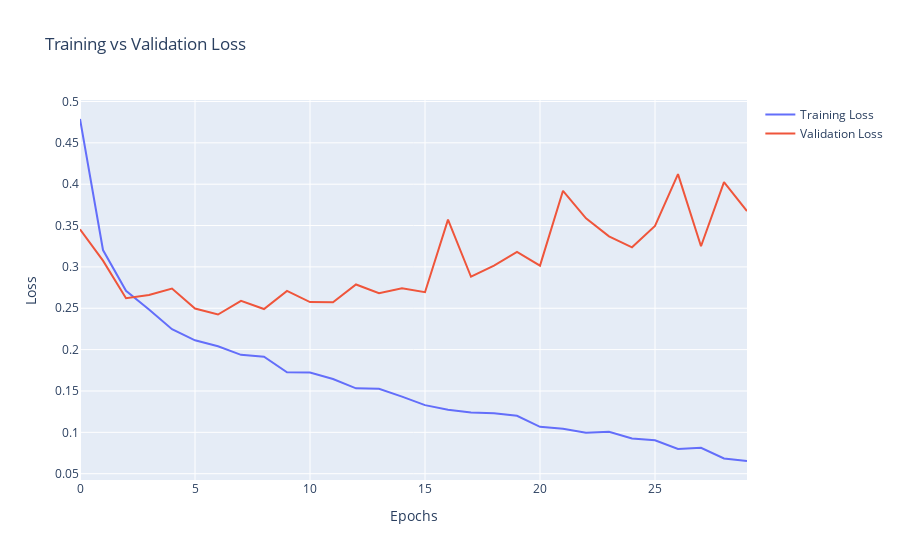

The cell this chart's notebook holds for it:
### Code cell
cnn_model = create_cnn_model()

cnn_model.compile(optimizer=Adam(), loss=BinaryCrossentropy(), metrics=['accuracy'])

history = cnn_model.fit(X_train, y_train, epochs=30, batch_size=32, validation_split=0.1)

fig = go.Figure()
fig.add_trace(go.Scatter(y=history.history['loss'], mode='lines', name='Training Loss'))
fig.add_trace(go.Scatter(y=history.history['val_loss'], mode='lines', name='Validation Loss'))
fig.update_layout(xaxis_title='Epochs', yaxis_title='Loss', title='Training vs Validation Loss')
fig.show()

### Figure 1 — Plotly figure (JSON) as saved in the notebook; plotly's stock layout.template omitted (floating-point values rounded to 4 significant figures)
{"data": [{"mode": "lines", "name": "Training Loss", "type": "scatter", "y": [0.4788, 0.3204, 0.2712, 0.2485, 0.2247, 0.2113, 0.204, 0.1936, 0.1914, 0.1727, 0.1723, 0.1645, 0.1532, 0.1528, 0.1432, 0.1329, 0.1273, 0.124, 0.1231, 0.12, 0.1067, 0.1042, 0.09963, 0.1008, 0.09262, 0.09037, 0.07985, 0.08133, 0.06837, 0.06534]}, {"mode": "lines", "name": "Validation Loss", "type": "scatter", "y": [0.3454, 0.3075, 0.2622, 0.2659, 0.2738, 0.2497, 0.2424, 0.2589, 0.2491, 0.2711, 0.2575, 0.2572, 0.2788, 0.2681, 0.2743, 0.2694, 0.3572, 0.2881, 0.3015, 0.318, 0.3015, 0.392, 0.3586, 0.337, 0.3237, 0.3496, 0.4122, 0.3249, 0.4024, 0.3675]}], "layout": {"title": {"text": "Training vs Validation Loss"}, "xaxis": {"title": {"text": "Epochs"}}, "yaxis": {"title": {"text": "Loss"}}}}
